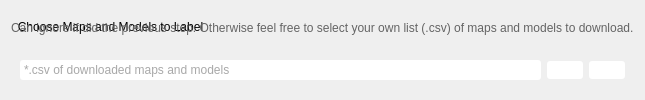
                 <widget class="QGroupBox" name="A_chooseCSV_2">
                  <property name="styleSheet">
                   <string notr="true">QGroupBox#A_chooseCSV_2 {
    border-radius: 20px;
	background-color: rgba(193, 211, 239, 100);
	font-size: 14pt;
    font-weight: bold;
	padding-top: 42px;
	padding-left: 12px;
	padding-right: 20px;
}

QGroupBox::title {
	background-color: transparent;
	padding-top: 20px;
	padding-left: 16px;
	color: black;
}


QGroupBox {
	border: transparent;
}
</string>
                  </property>
                  <property name="title">
                   <string>Choose Maps and Models to Label</string>
                  </property>
                  <layout class="QVBoxLayout" name="verticalLayout_21">
                   <item>
                    <widget class="QLabel" name="label_21">
                     <property name="styleSheet">
                      <string notr="true">color: rgb(100, 100, 100);</string>
                     </property>
                     <property name="text">
                      <string>Can ignore if did the previous step. Otherwise feel free to select your own list (.csv) of maps and models to download.</string>
                     </property>
                     <property name="textInteractionFlags">
                      <set>Qt::LinksAccessibleByMouse|Qt::TextSelectableByMouse</set>
                     </property>
                    </widget>
                   </item>
                   <item>
                    <widget class="QGroupBox" name="A2_csvFilepath_2">
                     <property name="title">
                      <string/>
                     </property>
                     <layout class="QHBoxLayout" name="horizontalLayout_28">
                      <item>
                       <widget class="QLineEdit" name="lineEdit_p3_2">
                        <property name="minimumSize">
                         <size>
                          <width>200</width>
                          <height>0</height>
                         </size>
                        </property>
                        <property name="toolTip">
                         <string>type or browse (note to self: check that file exists, if not spit the error out to the statusbar)</string>
                        </property>
                        <property name="styleSheet">
                         <string notr="true">QLineEdit
{
	background-color: white;
	color: #525251;
	/*border: 1px solid #051a39;*/
	border-radius: 3px;
	padding : 2px;
}</string>
                        </property>
                        <property name="text">
                         <string/>
                        </property>
                        <property name="dragEnabled">
                         <bool>false</bool>
                        </property>
                        <property name="placeholderText">
                         <string>*.csv of downloaded maps and models</string>
                        </property>
                        <property name="clearButtonEnabled">
                         <bool>true</bool>
                        </property>
                       </widget>
                      </item>
                      <item>
                       <widget class="QPushButton" name="resetDefaultVal_btn_2">
                        <property name="styleSheet">
                         <string notr="true">background-color: white;
border-radius: 3px;
padding : 2px;</string>
                        </property>
                        <property name="text">
                         <string/>
                        </property>
                        <property name="icon">
                         <iconset>
                          <normaloff>:/icons/reset3-svgrepo-com.svg</normaloff>:/icons/reset3-svgrepo-com.svg</iconset>
                        </property>
                       </widget>
                      </item>
                      <item>
                       <widget class="QPushButton" name="pushButton_p3_2">
                        <property name="cursor">
                         <cursorShape>OpenHandCursor</cursorShape>
                        </property>
                        <property name="toolTip">
                         <string>browse or type</string>
                        </property>
                        <property name="styleSheet">
                         <string notr="true">/*border-image: url(:/icons/browsefilesicon.png);*/
background-color: white;
border-radius: 3px;
padding : 2px;</string>
                        </property>
                        <property name="text">
                         <string/>
                        </property>
                        <property name="icon">
                         <iconset>
                          <normaloff>:/icons/browsefilesicon_zoomed.png</normaloff>:/icons/browsefilesicon_zoomed.png</iconset>
                        </property>
                       </widget>
                      </item>
                     </layout>
                    </widget>
                   </item>
                  </layout>
                 </widget>
